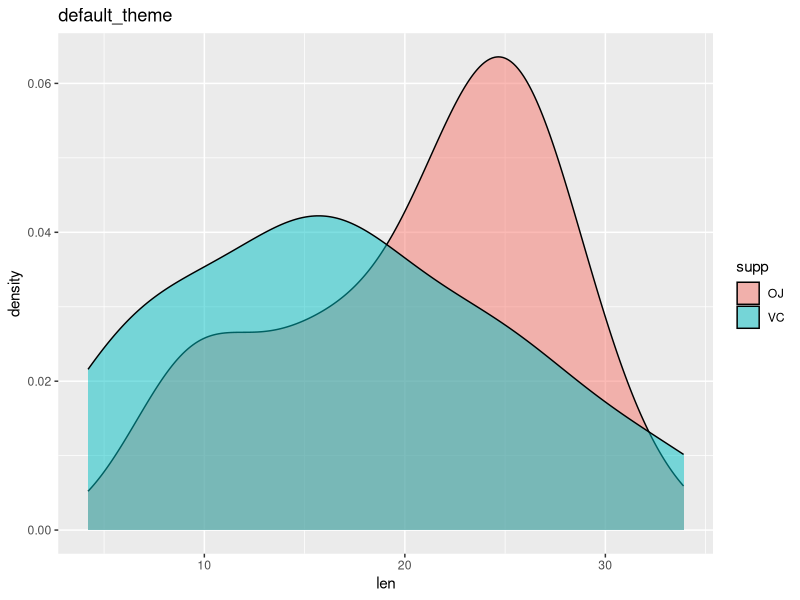
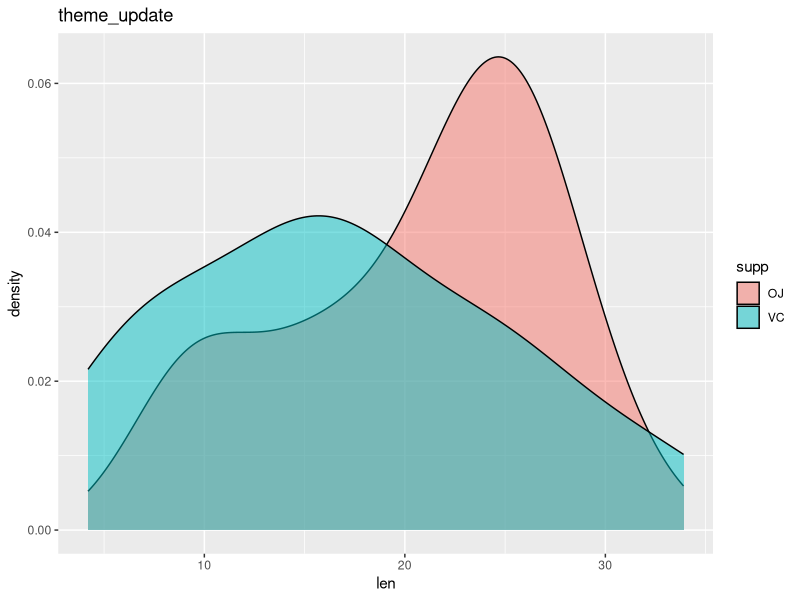
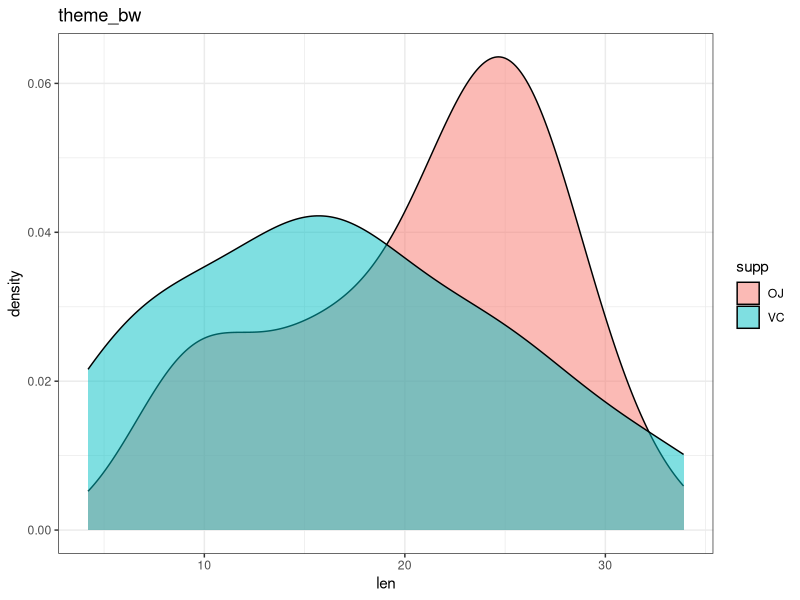
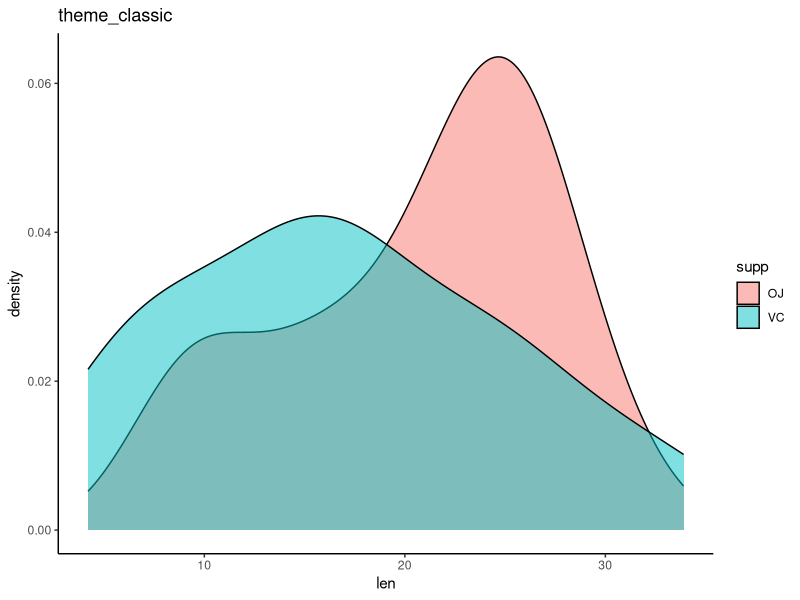
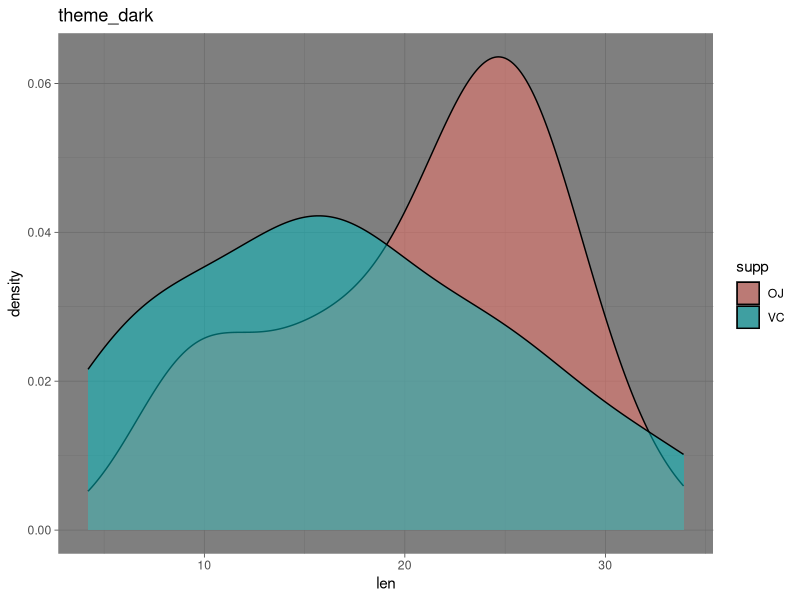
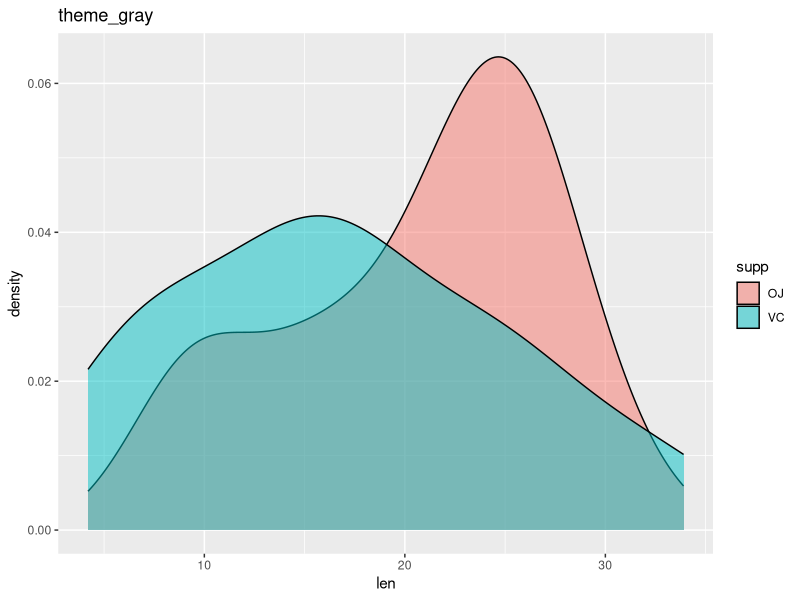
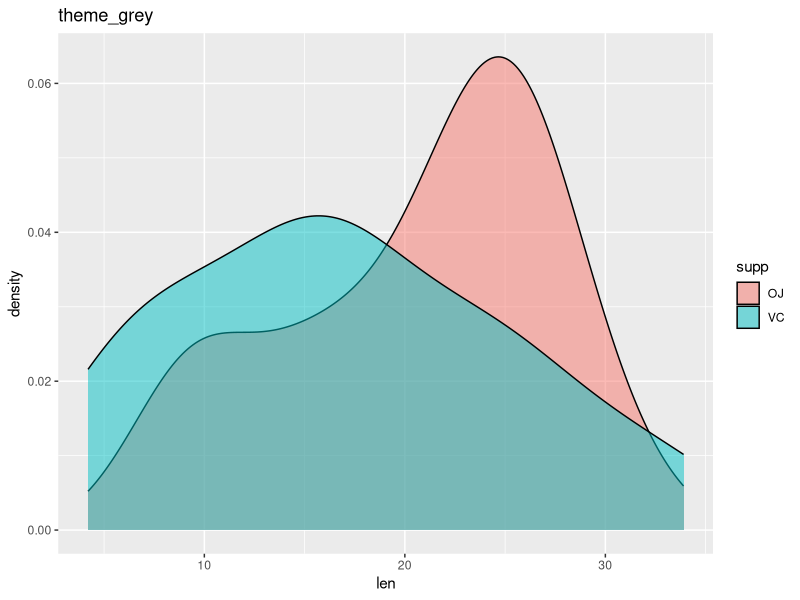
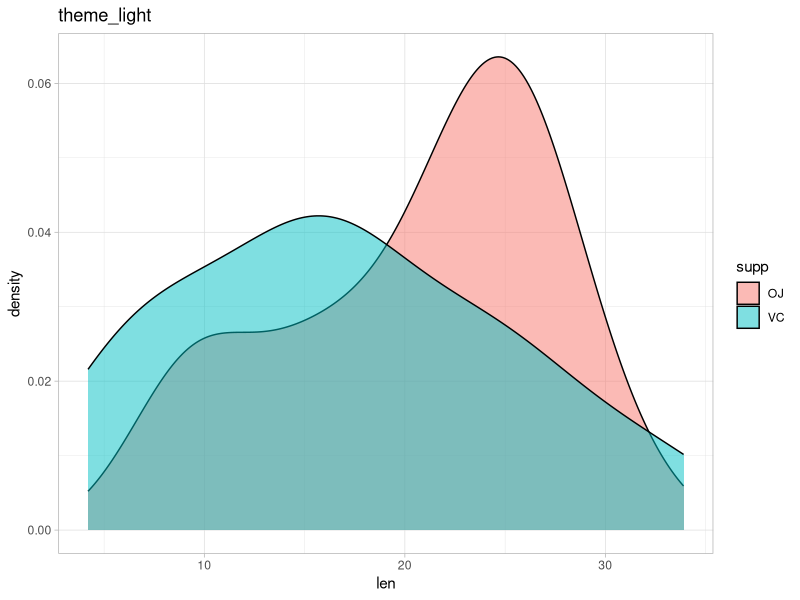

Write R code to recreate these figures, in order.
library(tidyverse)
# This will load "patchwork" package or installed it in case you don't have it.
if("patchwork" %in% installed.packages()) {
  library(patchwork)
} else {
  install.packages("patchwork")
  library(patchwork)
}

# Create the base plot
base_plot <- ToothGrowth %>% ggplot(aes(x = len, fill = supp)) +
                             geom_density(alpha = 0.5) +
                             ggtitle("default_theme")
# These are the base themes of ggplot2              
base_themes <- (ls("package:ggplot2") %>% grep(pattern = "^theme_.*", value = T))[c(1:3,5:8,13)]
base_themes

# The for loop iterate over the base_themes, and create a plot titled with the theme
for (iteration in 1:length(base_themes)){
  # Create the plot adding the theme
  plot <- base_plot + get(base_themes[iteration])() + ggtitle(base_themes[iteration])
  # assign serves to export the plot created to the external environment (outside the loop)
  assign(x = paste(base_themes[iteration], "_plot", sep = ""),
         value = plot)
  # When we finish the iteration we will plot them using "patchwork" package
  if (iteration == length(base_themes)) {
    parse(text = grep(pattern = "_plot", x = ls(), value = T) %>%
                 str_flatten(collapse = "+")) %>%
    eval()
  }
}

